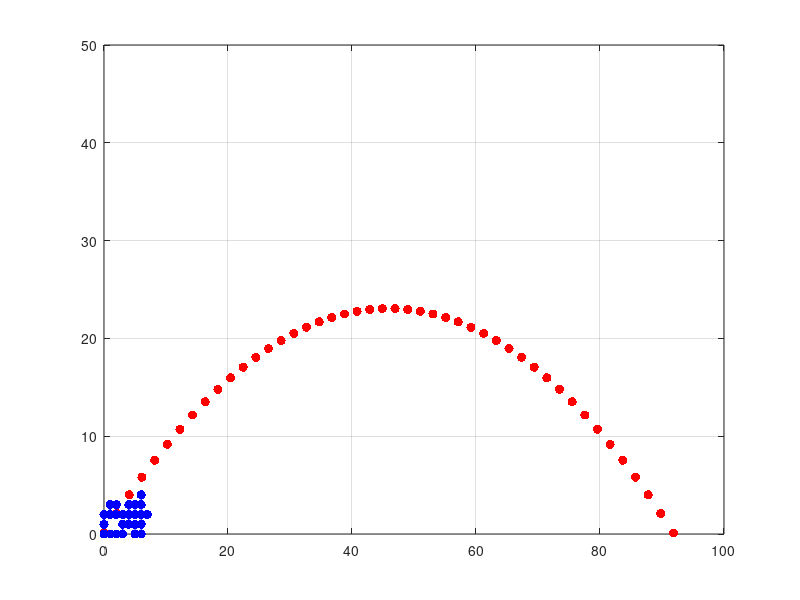

Recreate this plot in MATLAB.
clear, clc

%% create the 2D space

xmin = 0;
xmax = 100;

ymin = 0;
ymax = 50;

%% Target trajectory

xTarg = linspace(xmin,xmax,50);

g = 9.8; % gravitational constant
y0 = 0.1; % initial height
theta = 45; % incidence of launch
vel = 30; % velocity of launch

yfunc = @(xin) y0 + xin.*tand(theta) - g.*xin.^2./(2*(vel*cosd(theta)).^2);

% actual x vector
xTarg(yfunc(xTarg) < ymin) = nan;
yTarg = yfunc(xTarg);

figure(1), clf
plot(xTarg, yTarg, 'r.','MarkerSize',20)
axis([xmin xmax ymin ymax])
grid on

%% All possible cursor positions

xspace = -xmax:xmax;
yspace = -ymax:ymax;

% there are four possible actions for now
% 1 = left, 2 = up, 3 = right, 4 = down

% initialize a matrix of actions, all random for now
Qgrid = randi([1 4],[length(xspace),length(yspace)]);

% Qgrid [=] For every spatial location the cursor is in, there's an
% appropriate action that can be taken

%% Iterate through time and figure out cursor actions

% introduce a delay before movement begins
RT = 4;

% cursor positions
curxy = nan(sum(~isnan(xTarg)), 2);
curxy(1:RT,:) = repmat([0,0],RT,1);

% iterate
for t = RT:sum(~isnan(xTarg))
    
    % determine the state for time t-1
    distx = round(xTarg(t-1) - curxy(t-1,1));
    disty = round(yTarg(t-1) - curxy(t-1,2));
    
    % find the corresponding Q matrix indecies
    xi = find(xspace == distx);
    yi = find(yspace == disty);
    
    % pick the state-action pair
    act = Qgrid(xi,yi);
    
    % place holder action
    curxy(t,:) = curxy(t-1,:);
    
    % generate action
    switch act
        case 1 % left
            if curxy(t-1,1) - 1 >= 0
                curxy(t,1) = curxy(t-1,1) - 1;
            end
        case 2 % up
            if curxy(t-1,2) + 1 <= ymax
                curxy(t,2) = curxy(t-1,2) + 1;
            end
        case 3 % right
            if curxy(t-1,1) + 1 <= xmax
                curxy(t,1) = curxy(t-1,1) + 1;
            end
        case 4 % down
            if curxy(t-1,2) - 1 >= 0
                curxy(t,2) = curxy(t-1,2) - 1;
            end
    end %switch
    
end

%% plot the resulting cursor positions

figure(1), hold on
plot(curxy(:,1), curxy(:,2), 'b.', 'MarkerSize', 20)
plot(curxy(:,1), curxy(:,2), 'b-', 'LineWidth', 0.75)

